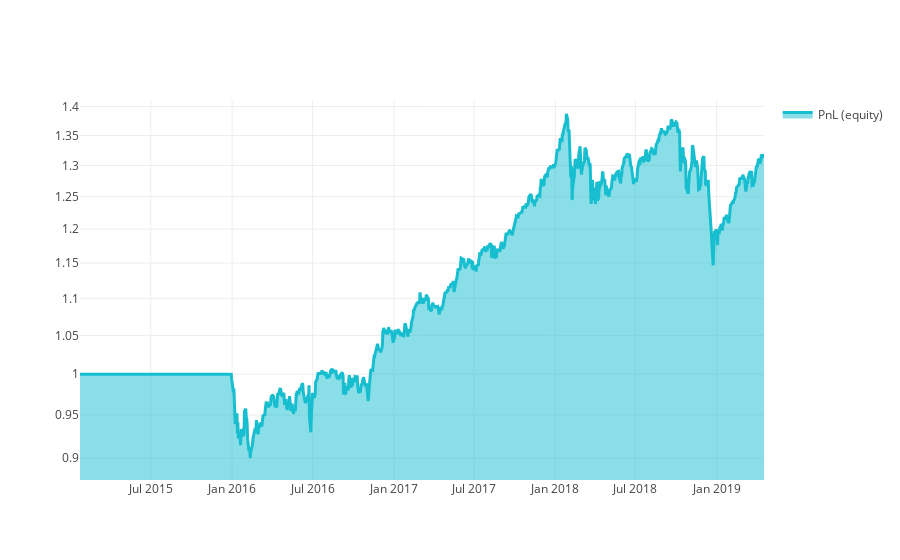
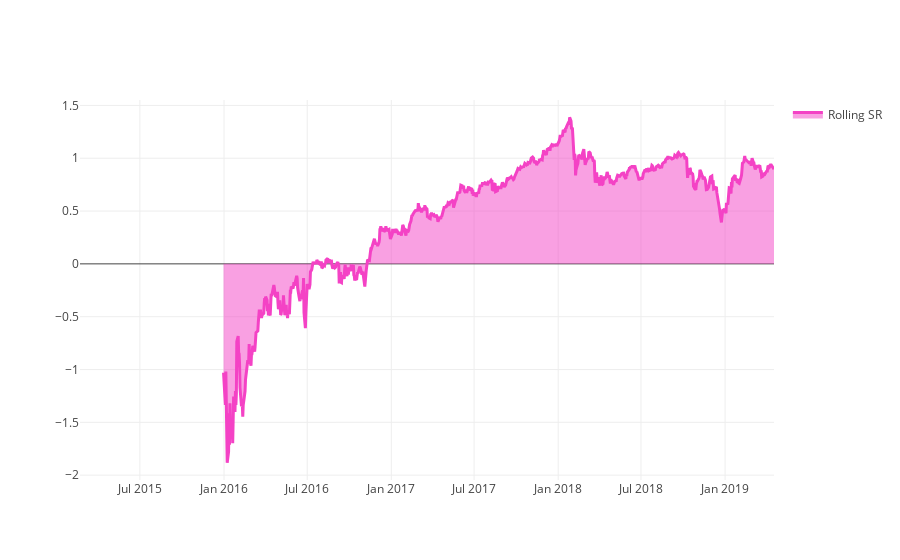

Source (notebook cell) for these figures, in order:
### Markdown cell above
# Hackathon template

### Code cell
import xarray as xr

import qnt.data as qndata
import qnt.stepper as qnstepper
import qnt.stats as qnstats
import qnt.graph as qngraph

# hint 1: you can load a subset of the datasets, not all thousands of them.
# You can do this statically writing names for assets:

#asset = load_assets()
#asset_names = [x[["id"] for x in asset]
#asset_names

#data = qndata.load_data(min_date = "2015-01-01",
#                        dims     = ("time", "field", "asset"),
#                        assets   = ["NASDAQ:AAPL", "NASDAQ:AMZN"])

# or dynamically introducing a cross-sectional selection of assets according to traded volume;
# load all assets, and use a filter later:

data = qndata.load_data(min_date = "2015-01-01",
                        dims     = ("time", "field", "asset"))

prices = data.loc[::-1, "close", :]
volume = data.loc[::-1, "vol", :]

# a cross-sectional selection of assets according to traded volume:

value_volume = prices*volume
value_volume_min = value_volume.rolling({"time":250}).min()
volume_q = value_volume_min.quantile(0.9, {"asset"})

high_volume = (value_volume_min > volume_q).astype(int)
               
# define price returns according to different timescales (replace 1 with another integer)

prices_shifted = prices.shift({"time":1})
returns = (prices-prices_shifted)/prices_shifted

# define the volatility of returns:

vola_returns = returns.rolling({"time":250}).std()
vola_returns_q = vola_returns.quantile(0.5, {"asset"})

# define a trend indicator:

avg_prices = prices.rolling({"time":30}).mean()
avg_prices_l = prices.rolling({"time":100}).mean()

diff_rel = (avg_prices-avg_prices_l)/avg_prices_l

# hint 2: combine several conditions together to filter bad periods: here we trade
# liquid assets, introduce a trend, require high traded volume and low volatility:

is_liquid = data.loc[::-1, "is_liquid", :]
               
liq_avg_returns = (is_liquid > 0.0).astype(int) * \
                  (diff_rel > 0.0).astype(int) * \
                  high_volume * \
                  (vola_returns < vola_returns_q).astype(int)

weights = liq_avg_returns / abs(liq_avg_returns)
weights = weights.fillna(0.0)

stat = qnstats.calc_stat(data, weights, slippage_factor=0.05)

performance = stat.to_pandas()["equity"]
qngraph.make_plot_filled(performance.index, performance, name="PnL (equity)", type="log")

# hint 3: show rolling Sharpe ratio on a 3-year basis, and look at last value in the plot:
# if it is larger than 1, try to submit. This example is "almost" 1, tuning some parameter
# earlier or introducing some new indicator, or improving the asset selection leads to
# an in-sample Sharpe ratio larger than 1

SRchart = stat.to_pandas()["sharpe_ratio"].iloc[20:]
qngraph.make_plot_filled(SRchart.index, SRchart, color="#F442C5", name="Rolling SR")

qnstepper.write_output(weights)

### Figure 1 — Plotly figure (JSON) as saved in the notebook; plotly's stock layout.template omitted (floating-point values rounded to 4 significant figures; data arrays with more than 128 entries replaced by an {"elided": "..."} marker saying what was removed)
{"data": [{"fill": "tonexty", "line": {"color": "#17BECF", "width": 3}, "name": "PnL (equity)", "type": "scatter", "uid": "704bcb23-fbaa-4919-b829-b3184a61e59d", "x": {"elided": "1068 str values"}, "y": {"elided": "1068 float values"}}], "layout": {"showlegend": true, "yaxis": {"range": [-0.05775, 0.1497], "type": "log"}}}

### Figure 2 — Plotly figure (JSON) as saved in the notebook; plotly's stock layout.template omitted (floating-point values rounded to 4 significant figures; data arrays with more than 128 entries replaced by an {"elided": "..."} marker saying what was removed)
{"data": [{"fill": "tonexty", "line": {"color": "#F442C5", "width": 3}, "name": "Rolling SR", "type": "scatter", "uid": "70d6048e-48ef-439f-b2ec-a83ce92d50b7", "x": {"elided": "1048 str values"}, "y": {"elided": "1048 float values"}}], "layout": {"showlegend": true, "yaxis": {"range": [-2.046, 1.551]}}}
